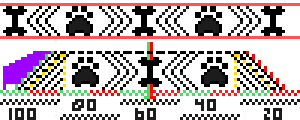
#> input picture osso_e_patas.png, 100 x 40 px (shown 3 times larger)
$ python test.py
#> lines starting #> are read from the running program, lines starting #| are printed output that depends on the picture
'''
from PIL import Image

img = Image.open('eggs.png').convert('1')
rawData = img.load()
data = []
for y in range(24):
    for x in range(24):
        data.append(rawData[x,y])

'''

from PIL import Image

img = Image.open('osso_e_patas.png').convert('L')  # convert image to 8-bit grayscale
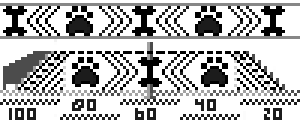
#> img: PIL image 100x40 L (shown 3 times larger); min 0, max 255, mean 181.9
WIDTH, HEIGHT = img.size
#> WIDTH = 100; HEIGHT = 40

data = list(img.getdata()) # convert image data to a list of integers
#> data = 4000 values, max 255 at index 0, min 0 at index 202, mean 181.9
# convert that to 2D list (list of lists of integers)
data = [data[offset:offset+WIDTH] for offset in range(0, WIDTH*HEIGHT, WIDTH)]
#> data = 40 items

# At this point the image's pixels are all in memory and can be accessed
# individually using data[row][col].

# For example:
for row in data:
    print(' '.join('{:3}'.format(value) for value in row))
#> this loop made 40 passes
#> (printed output is left out)


# Here's another more compact representation.
chars = ' 0'  # Change as desired.
scale = (len(chars)-1)/255.
print()
for row in data:
    print(' '.join(chars[int(value*scale)] for value in row))

#input()

$ run again, with eggs.png copied over osso_e_patas.png
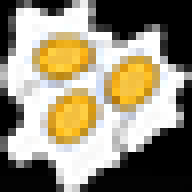
#> input picture eggs.png, 24 x 24 px (shown 8 times larger)
#> `img = Image.open('osso_e_patas.png').convert('L')`:
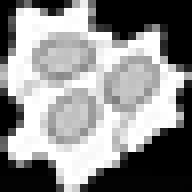
#> img: PIL image 24x24 L (shown 8 times larger); min 0, max 255, mean 140.3
#> `data = list(img.getdata())`: data = 576 values, max 255 at index 27, min 0 at index 0, mean 140.3
#> `data = [data[offset:offset+WIDTH] for offset in range(0, WIDTH*HEIGHT,..`: data = 24 items
#> the loop `for row in data:` made 24 passes
#|   0   0  54 109  17   0   0   0  39 170 238 108   0   0   0   0   0   0   0   0   0   0   0   0
#|   0  17 237 255 247 133  20  75 247 255 255 161   0   0   0   0   0   0   0   0   0   0   0   0
#|   0  86 255 255 255 255 255 255 253 252 255  86   0   0   0   0   0   0   0   0   0   0   0   0
#|   0  74 255 255 248 252 255 254 253 255 255 131  49  40   0   0   0   0  78 142  26   0   0   0
#|   0  38 255 255 255 245 200 186 187 191 222 255 255 255  50   0  42 201 255 255  74   0   0   0
#> (further printed lines are left out)
